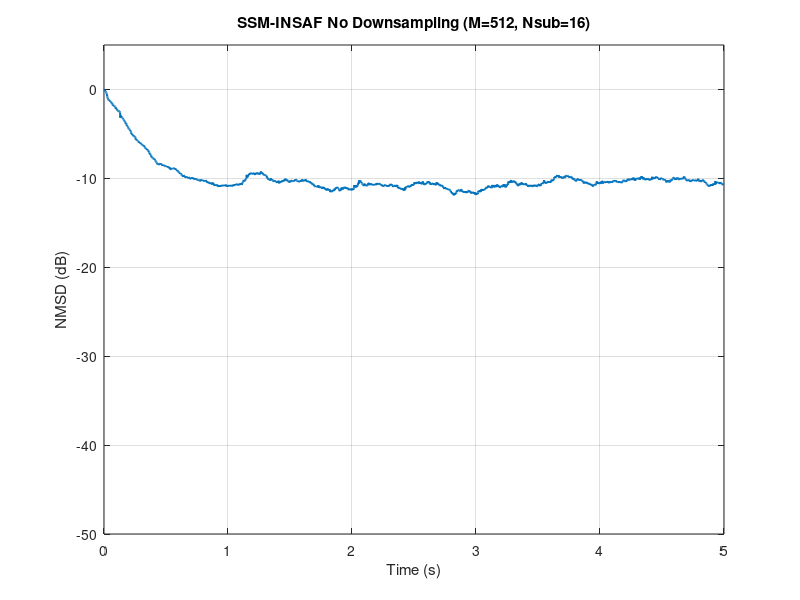

Write the MATLAB code that produced this figure.
%% demo_ssm_insaf_nodown_fixed.m
% 正确修正版：No downsampling, 适配 AR(1) 输入, 快速收敛

clear; clc; close all; rng(1);

%% 1) 全局参数
fs      = 8000;       
T       = 5;          
L       = fs * T;      
M       = 512;         
Nsub    = 16;          
Lp      = 256;         
mu0     = 0.3;         
delta   = 1e-6;        
t_bound = 2;           
P       = 2;           
beta    = 0.9;         
SNRdB   = 20;          

%% 2) 生成 AR(1) 输入
w_noise = randn(L,1);
u       = filter(1,[1 -0.9], w_noise);    % 确认是 AR(1)

% 真实回声通道
w_true  = fir1(M-1,0.1)';
clean   = filter(w_true,1,u);
noiseP  = var(clean)/10^(SNRdB/10);
d       = clean + sqrt(noiseP)*randn(L,1);

%% 3) 构建余弦调制滤波器组
proto = fir1(Lp-1,1/Nsub,hamming(Lp))*(2/sqrt(Nsub));
h     = zeros(Nsub, Lp);
for i = 0:(Nsub-1)
  for n = 0:(Lp-1)
    h(i+1,n+1) = 2 * proto(n+1) * ...
      cos((2*i+1)*pi/(4*Nsub)*(2*n-(Lp-1)) + (-1)^i*pi/4);
  end
end

%% 4) 子带分解（无降采样）
u_sb = zeros(L, Nsub);
d_sb = zeros(L, Nsub);
nsb  = zeros(L, Nsub);
noise = sqrt(noiseP)*randn(L,1);
for i = 1:Nsub
  u_sb(:,i) = filter(h(i,:),1,u);
  d_sb(:,i) = filter(h(i,:),1,d);
  nsb(:,i)  = filter(h(i,:),1,noise);
end

%% 5) 子带噪声方差估计 & 阈值 gamma_i
sigma_eta = var(nsb,0,1)';      
gamma_i   = t_bound * sigma_eta;

%% 6) 初始化变量
W_past    = zeros(M, P);          
sigma_eps = zeros(Nsub,1);        
upd_cnt   = zeros(Nsub,1);        
nmsd_list = [];

%% 7) 主循环
step = Nsub;  % 每隔 Nsub 点更新一次（相当于“伪降采样”）
total_it = floor((L-M)/step);
fprintf('Total iterations = %d\n', total_it);

for idx = 1:total_it
  k = M + (idx-1)*step;
  
  wbar = mean(W_past,2);
  dW   = zeros(M,1);
  
  for i = 1:Nsub
    % 取当前 u 子段
    uvec = u_sb(k:-1:k-M+1,i);
    e_i  = d_sb(k,i) - wbar' * uvec;
    
    % 平滑绝对误差
    sigma_eps(i) = beta * sigma_eps(i) + (1-beta)*abs(e_i);
    
    % 满足门限才更新
    if min(abs(e_i), sigma_eps(i)) > gamma_i(i)
      mu_i = 1 - gamma_i(i) / sigma_eps(i);
      dW   = dW + (mu0 * mu_i * e_i * uvec) / (uvec'*uvec + delta);
      upd_cnt(i) = upd_cnt(i) + 1;
    end
  end
  
  w_new    = wbar + dW;
  W_past   = [w_new, W_past(:,1:end-1)];
  
  % 记录 NMSD
  nmsd = 10*log10( norm(w_true - w_new)^2 / (norm(w_true)^2 + eps) );
  nmsd_list(idx) = nmsd;
  
  if mod(idx,200)==0
    fprintf('Iter %d/%d | NMSD = %.2f dB\n', idx, total_it, nmsd);
    drawnow;
  end
end

%% 8) 总结结果
fprintf('Done. Avg update rate = %.2f%%\n', mean(upd_cnt)/total_it*100);

figure;
plot(linspace(0,T,numel(nmsd_list)), nmsd_list, 'LineWidth',1.5);
xlabel('Time (s)'); ylabel('NMSD (dB)');
title(sprintf('SSM-INSAF No Downsampling (M=%d, Nsub=%d)', M, Nsub));
ylim([-50 5]); grid on;
